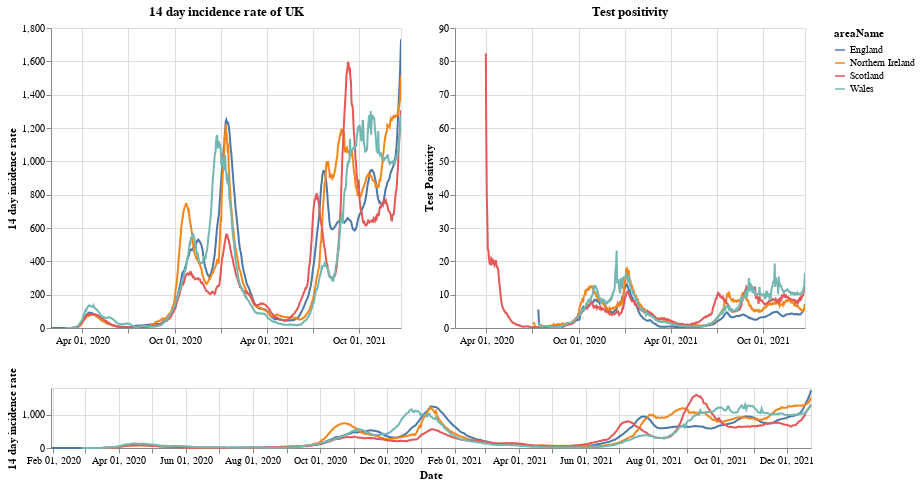

Notebook code for this chart:
### Markdown cell above
# Plots

First a plot with each country in the UK. The top right shows the positivity rate for (which is the percentage of registered tests which were positive) while the top left is the 14 day incidence rate. The bottom chart can be used to select the timeframe (does not work on a mobile device).

### Code cell
#collapse
brush = alt.selection(type='interval', name='DateBrush',encodings=['x'],fields=['Time'])
leg_selection = alt.selection_multi(fields=['areaName'], bind='legend')

base = alt.Chart(uk_cases).mark_line().encode(
    x=alt.X("yearmonthdate(date):T", axis=alt.Axis(title='Date')),
    y=alt.Y("twoWeeklyCasesRate:Q", axis=alt.Axis(title='14 day incidence rate')),
    tooltip=['areaName', 'date','twoWeeklyCasesRate', 'testPositivity'],
    color='areaName',
    opacity=alt.condition(leg_selection, alt.value(2), alt.value(0.1))
).add_selection(leg_selection).properties(width=350)

upper = base.encode(alt.X('yearmonthdate(date):T', axis=alt.Axis(title=''),
                         scale=alt.Scale(domain=brush))
                   ).properties(title=f'14 day incidence rate of UK')
upper_right = upper.encode(alt.Y('testPositivity:Q', axis=alt.Axis(title='Test Positivity'))).properties(title='Test positivity')
lower = base.properties(height=60, width = 760).add_selection(brush)

(upper | upper_right) & lower

### Figure 1 — Vega-Lite specification as saved in the notebook (floating-point values rounded to 4 significant figures; data arrays with more than 128 entries replaced by an {"elided": "..."} marker saying what was removed)
{"config": {"view": {"continuousWidth": 400, "continuousHeight": 300}}, "vconcat": [{"hconcat": [{"mark": "line", "encoding": {"color": {"type": "nominal", "field": "areaName"}, "opacity": {"condition": {"value": 2, "selection": "selector001"}, "value": 0.1}, "tooltip": [{"type": "nominal", "field": "areaName"}, {"type": "temporal", "field": "date"}, {"type": "quantitative", "field": "twoWeeklyCasesRate"}, {"type": "quantitative", "field": "testPositivity"}], "x": {"type": "temporal", "axis": {"title": ""}, "field": "date", "scale": {"domain": {"selection": "DateBrush"}}, "timeUnit": "yearmonthdate"}, "y": {"type": "quantitative", "axis": {"title": "14 day incidence rate"}, "field": "twoWeeklyCasesRate"}}, "selection": {"selector001": {"type": "multi", "fields": ["areaName"], "bind": "legend"}}, "title": "14 day incidence rate of UK", "width": 350}, {"mark": "line", "encoding": {"color": {"type": "nominal", "field": "areaName"}, "opacity": {"condition": {"value": 2, "selection": "selector001"}, "value": 0.1}, "tooltip": [{"type": "nominal", "field": "areaName"}, {"type": "temporal", "field": "date"}, {"type": "quantitative", "field": "twoWeeklyCasesRate"}, {"type": "quantitative", "field": "testPositivity"}], "x": {"type": "temporal", "axis": {"title": ""}, "field": "date", "scale": {"domain": {"selection": "DateBrush"}}, "timeUnit": "yearmonthdate"}, "y": {"type": "quantitative", "axis": {"title": "Test Positivity"}, "field": "testPositivity"}}, "selection": {"selector001": {"type": "multi", "fields": ["areaName"], "bind": "legend"}}, "title": "Test positivity", "width": 350}]}, {"mark": "line", "encoding": {"color": {"type": "nominal", "field": "areaName"}, "opacity": {"condition": {"value": 2, "selection": "selector001"}, "value": 0.1}, "tooltip": [{"type": "nominal", "field": "areaName"}, {"type": "temporal", "field": "date"}, {"type": "quantitative", "field": "twoWeeklyCasesRate"}, {"type": "quantitative", "field": "testPositivity"}], "x": {"type": "temporal", "axis": {"title": "Date"}, "field": "date", "timeUnit": "yearmonthdate"}, "y": {"type": "quantitative", "axis": {"title": "14 day incidence rate"}, "field": "twoWeeklyCasesRate"}}, "height": 60, "selection": {"selector001": {"type": "multi", "fields": ["areaName"], "bind": "legend"}, "DateBrush": {"type": "interval", "encodings": ["x"], "fields": ["Time"]}}, "width": 760}], "data": {"name": "data-4659d793779ad282adabefc7d3516d71"}, "$schema": "https://vega.github.io/schema/vega-lite/v4.8.1.json", "datasets": {"data-4659d793779ad282adabefc7d3516d71": {"elided": "2684 records"}}}
